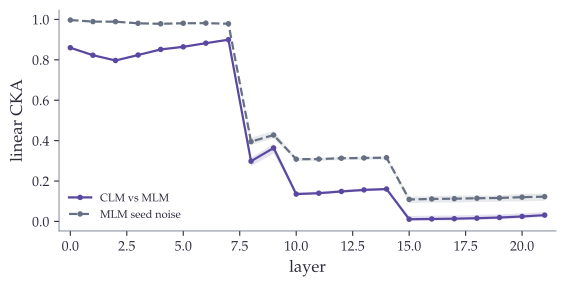

Python code for this plot:
"""
cka_raw_curves.py — appendix figure: raw per-layer CKA with seed spread.

Per-layer linear CKA (held-out clinical text, float64) for the CLM-vs-MLM pair and
for a same-objective MLM seed-noise control, with the band spanning the three
seeds. The complement of the divergence shown in the chapter; here the raw CKA and
its seed spread are given for reproducibility.

Run: uv run --with matplotlib python plots/chapter5/cka_raw_curves.py
"""
import json, os, sys
import matplotlib.pyplot as plt
sys.path.insert(0, os.path.dirname(os.path.dirname(os.path.abspath(__file__))))
from thesis_style import COLORS, apply_style

HERE = os.path.dirname(os.path.abspath(__file__))
cka = json.load(open(os.path.join(HERE, "data", "cka_mlm_control_heldout.json")))

def curve(node):
    pl = node["per_layer"]
    xs = sorted(int(k) for k in pl)
    mean = [pl[str(i)]["mean"] for i in xs]
    lo = [min(pl[str(i)]["values"]) for i in xs]
    hi = [max(pl[str(i)]["values"]) for i in xs]
    return xs, mean, lo, hi

apply_style()
fig, ax = plt.subplots(figsize=(5.8, 3.0))
for node, color, lab, ls in [
    (cka["reference"], COLORS["primary_dark"], "CLM vs MLM", "-"),
    (cka["control"],   COLORS["neutral"],      "MLM seed noise", "--"),
]:
    xs, m, lo, hi = curve(node)
    ax.fill_between(xs, lo, hi, color=color, alpha=0.15, lw=0)
    ax.plot(xs, m, color=color, lw=1.6, ls=ls, marker="o", markersize=3, label=lab)
ax.set_xlabel("layer")
ax.set_ylabel("linear CKA")
ax.set_xlim(-0.5, 21.5)
ax.legend(fontsize=8, loc="lower left", frameon=False)
fig.tight_layout()
out = os.path.join(HERE, "cka_raw_curves.pdf")
fig.savefig(out, bbox_inches="tight")
print("wrote", out)
